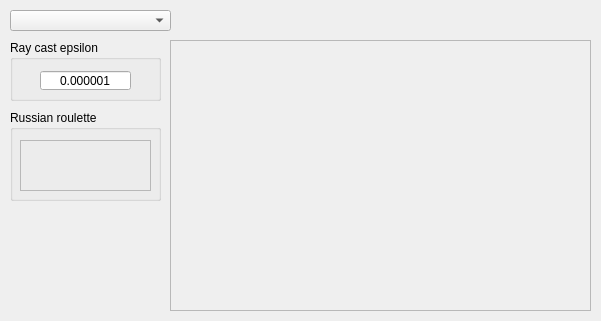
<?xml version="1.0" encoding="UTF-8"?>
<ui version="4.0">
 <class>RenderingMethodWidget</class>
 <widget class="QWidget" name="RenderingMethodWidget">
  <property name="geometry">
   <rect>
    <x>0</x>
    <y>0</y>
    <width>601</width>
    <height>321</height>
   </rect>
  </property>
  <property name="windowTitle">
   <string>Form</string>
  </property>
  <widget class="QFrame" name="rendering_method_frame">
   <property name="geometry">
    <rect>
     <x>170</x>
     <y>40</y>
     <width>421</width>
     <height>271</height>
    </rect>
   </property>
   <property name="frameShape">
    <enum>QFrame::StyledPanel</enum>
   </property>
   <property name="frameShadow">
    <enum>QFrame::Raised</enum>
   </property>
  </widget>
  <widget class="QComboBox" name="rendering_method_combobox">
   <property name="geometry">
    <rect>
     <x>10</x>
     <y>10</y>
     <width>161</width>
     <height>21</height>
    </rect>
   </property>
  </widget>
  <widget class="QGroupBox" name="russian_roulette_box">
   <property name="geometry">
    <rect>
     <x>10</x>
     <y>110</y>
     <width>151</width>
     <height>91</height>
    </rect>
   </property>
   <property name="title">
    <string>Russian roulette</string>
   </property>
   <widget class="QFrame" name="russian_roulette_frame">
    <property name="geometry">
     <rect>
      <x>10</x>
      <y>30</y>
      <width>131</width>
      <height>51</height>
     </rect>
    </property>
    <property name="frameShape">
     <enum>QFrame::StyledPanel</enum>
    </property>
    <property name="frameShadow">
     <enum>QFrame::Raised</enum>
    </property>
   </widget>
  </widget>
  <widget class="QGroupBox" name="ray_cast_epsilon_box">
   <property name="geometry">
    <rect>
     <x>10</x>
     <y>40</y>
     <width>151</width>
     <height>61</height>
    </rect>
   </property>
   <property name="title">
    <string>Ray cast epsilon</string>
   </property>
   <widget class="QDoubleSpinBox" name="ray_cast_epsilon_spinbox">
    <property name="geometry">
     <rect>
      <x>30</x>
      <y>30</y>
      <width>91</width>
      <height>21</height>
     </rect>
    </property>
    <property name="alignment">
     <set>Qt::AlignCenter</set>
    </property>
    <property name="buttonSymbols">
     <enum>QAbstractSpinBox::NoButtons</enum>
    </property>
    <property name="keyboardTracking">
     <bool>false</bool>
    </property>
    <property name="decimals">
     <number>6</number>
    </property>
    <property name="minimum">
     <double>0.000001000000000</double>
    </property>
    <property name="maximum">
     <double>1.000000000000000</double>
    </property>
    <property name="singleStep">
     <double>0.000001000000000</double>
    </property>
    <property name="value">
     <double>0.000001000000000</double>
    </property>
   </widget>
  </widget>
 </widget>
 <resources/>
 <connections/>
</ui>
